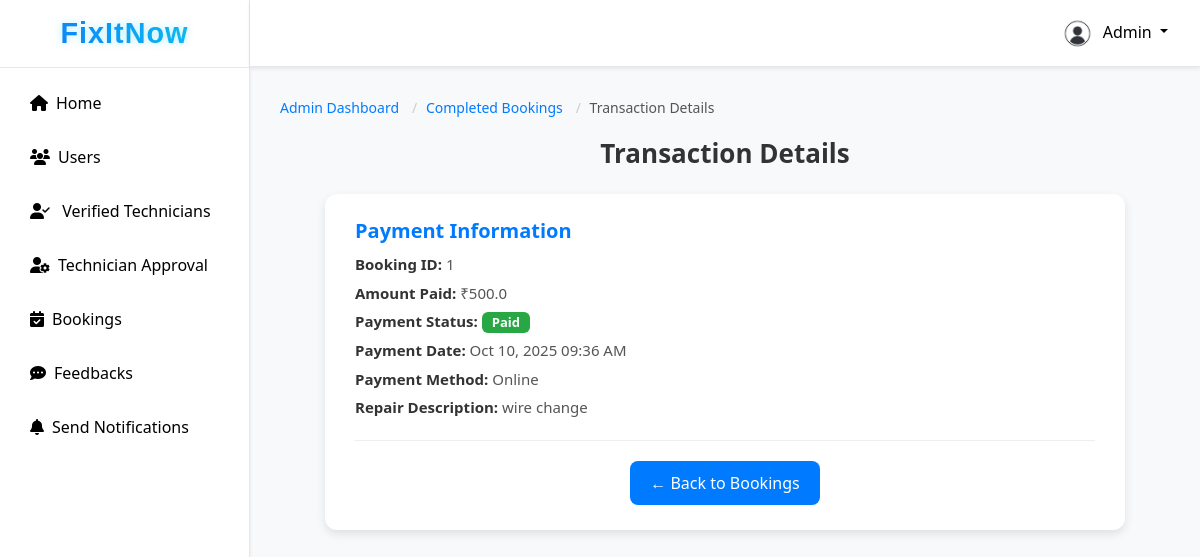
Screenshot of /admin_page/transaction/1/ with the database file from the repository.
### fixapp/models.py (models this page shows, shortened)
class Booking(models.Model):
    user = models.ForeignKey(UserRegistration, on_delete=models.CASCADE)
    technician = models.ForeignKey(TechnicianRequest, on_delete=models.CASCADE)
    date = models.DateField()
    time_slot = models.CharField(max_length=50)
    status = models.CharField(max_length=20, choices=[
        ('Booked','Booked'),
        ('Cancelled','Cancelled'),
        ('Accepted','Accepted'),
        ('Rejected','Rejected'),
        ('Completed','Completed')
    ], default='Booked')
    repair_details = models.TextField(blank=True, null=True)
    created_on = models.DateTimeField(auto_now_add=True)

class Payment(models.Model):
    booking = models.OneToOneField(Booking, on_delete=models.CASCADE)
    repair_description = models.TextField(blank=True, null=True)
    labour_charge = models.FloatField(default=0)
    item_charge = models.FloatField(default=0)
    additional_charge = models.FloatField(default=0)
    total_amount = models.FloatField(default=0)
    payment_status = models.CharField(max_length=20, choices=[('Pending','Pending'),('Paid','Paid')], default='Pending')
    payment_date = models.DateTimeField(auto_now_add=True)
    payment_method = models.CharField(max_length=20, blank=True, null=True)

### fixapp/views.py (the view)
# urls.py: path('admin_page/transaction/<int:booking_id>/', views.admin_transaction_detail, name='admin_transaction_detail'),
def admin_transaction_detail(request, booking_id):
    booking = get_object_or_404(Booking, id=booking_id)
    payment = getattr(booking, 'payment', None)  # in case Payment has OneToOne relation
    context = {
        'booking': booking,
        'payment': payment,
    }
    return render(request, 'admin_page/admin_transaction_detail.html', context)

### fixapp/context_processors.py (called while the page is built)
def notifications_processor(request):
    notifications = []
    if request.session.get('user_id'):
        notifications = Notification.objects.filter(
            recipient_type__in=["users", "both"]
        ).order_by('-created_on')
    return {'notifications': notifications}

def technician_notifications_processor(request):
    notifications = []
    if request.session.get('technician_id'):
        notifications = Notification.objects.filter(
            recipient_type__in=["technicians", "both"]
        ).order_by('-created_on')
    return {'tech_notifications': notifications}

### templates/admin_page/admin_transaction_detail.html
{% extends 'admin_page/admin_dashboard.html' %}
{% load static %}
{% block admin_transaction_detail %}
<div class="admin-transaction-container">
    <nav aria-label="breadcrumb">
        <ol class="breadcrumb">
            <li class="breadcrumb-item"><a href="{% url 'admin_home' %}">Admin Dashboard</a></li>
            <li class="breadcrumb-item"><a href="{% url 'admin_completed_bookings' %}">Completed Bookings</a></li>
            <li class="breadcrumb-item active" aria-current="page">Transaction Details</li>
        </ol>
    </nav>
    <h2 class="transaction-title">Transaction Details</h2>
    <div class="transaction-card">
        {% if payment %}
        <div class="transaction-section">
            <h4>Payment Information</h4>
            <p><strong>Booking ID:</strong> {{ booking.id }}</p>
            <p><strong>Amount Paid:</strong> ₹{{ payment.total_amount }}</p>
            <p><strong>Payment Status:</strong>
                <span class="badge {% if payment.payment_status == 'Paid' %}bg-success{% else %}bg-warning{% endif %}">
                    {{ payment.payment_status }}
                </span>
            </p>
            <p><strong>Payment Date:</strong> {{ payment.payment_date|date:"M d, Y h:i A" }}</p>
            <p><strong>Payment Method:</strong> {{ payment.payment_method }}</p>
            <p><strong>Repair Description:</strong> {{ payment.repair_description }}</p>
        </div>
        {% else %}
        <p>No payment details available for this booking.</p>
        {% endif %}
        <div class="transaction-footer">
            <a href="{% url 'admin_completed_bookings' %}" class="back-btn">← Back to Bookings</a>
        </div>
    </div>
</div>
{% endblock %}

### static/css/admin_dashboard.css (style rules this page uses)
body, html { height: 100%; margin: 0; font-family: "Segoe UI", sans-serif; }
.breadcrumb { padding: 8px 15px; margin-bottom: 40px; list-style: none; background-color: #f5f5f5; border-radius: 4px; }
.breadcrumb-item { display: inline; font-size: 14px; }
.breadcrumb-item + .breadcrumb-item::before { padding: 0 5px; color: #ccc; content: "/\00a0"; }
.breadcrumb-item a { color: #6c757d; text-decoration: none; }
.breadcrumb-item.active { color: #0275d8; }
.breadcrumb { background: transparent; padding: 0; margin-bottom: 20px; }
.breadcrumb a { text-decoration: none; color: #0077cc; transition: color 0.3s; }
.breadcrumb-item a { text-decoration: none; color: #007bff; }
.breadcrumb-item.active { color: #6c757d; }
.breadcrumb { background: none; padding-left: 0; margin-bottom: 20px; font-size: 14px; }
.breadcrumb a { color: #007bff; text-decoration: none; }
.breadcrumb .active { color: #555; }
.bg-success { background-color: #28a745; color: #fff; }
.admin-transaction-container { padding: 30px; background-color: #f8f9fa; min-height: 100vh; }
.transaction-title { text-align: center; font-size: 26px; font-weight: 600; margin-bottom: 25px; color: #333; }
.transaction-card { background-color: #fff; border-radius: 12px; padding: 25px 30px; box-shadow: 0 4px 10px rgba(0,0,0,0.1); max-width: 800px; margin: 0 auto; }
.transaction-section { border-bottom: 1px solid #eee; padding-bottom: 15px; margin-bottom: 15px; }
.transaction-section h4 { font-size: 20px; font-weight: 600; color: #007bff; margin-bottom: 10px; }
.transaction-section p { margin: 6px 0; color: #555; font-size: 15px; }
.transaction-section strong { color: #333; }
.badge { padding: 4px 10px; border-radius: 6px; font-size: 13px; color: #fff; }
.bg-success { background-color: #28a745 !important; }
.transaction-footer { text-align: center; margin-top: 20px; }
.back-btn { display: inline-block; background-color: #007bff; color: white; padding: 10px 20px; border-radius: 8px; text-decoration: none; font-weight: 500; transition: background-color 0.3s; }

### rows the page displays
Booking: id "1"
Payment: total_amount "500.0", payment_status "Paid", payment_date "Oct 10, 2025 09:36 AM", payment_method "Online", repair_description "wire change"
